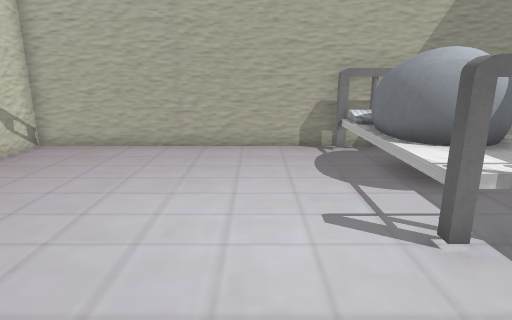
view 1 (above)

12 first-person views from a walk through a Unity game level. The camera is 1.2 m above the floor, tilts 14° down and sees 75° across. The floor is counted in squares, 0.5 m on a side. Each view is taken from the middle of a square. On the plan, view 1 faces up. The plan holds only what a view shows up to about 20 squares ahead; the rest is blank. Some surface patterns are stand-ins.

view 2
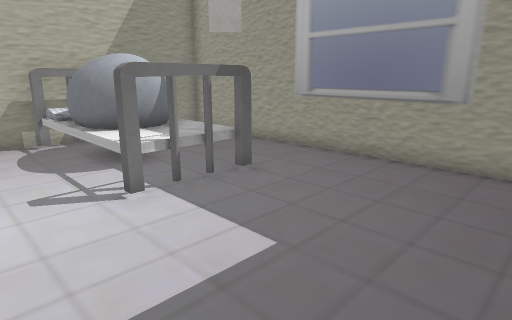

view 3
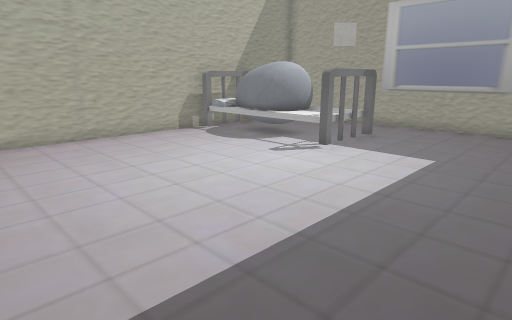

view 4
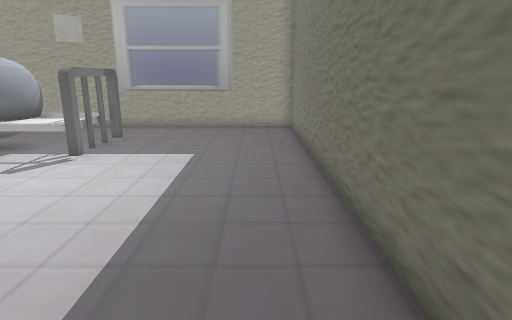

view 5
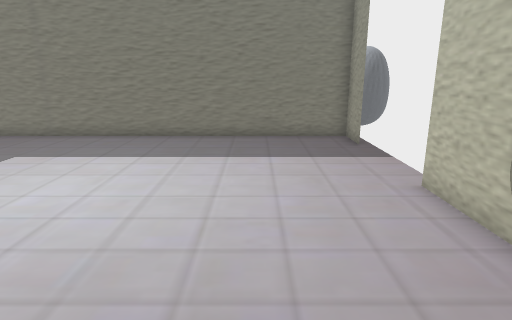

view 6
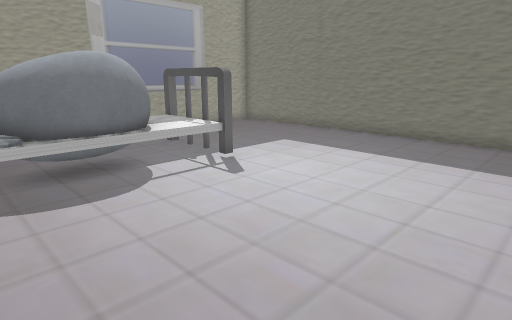

view 7
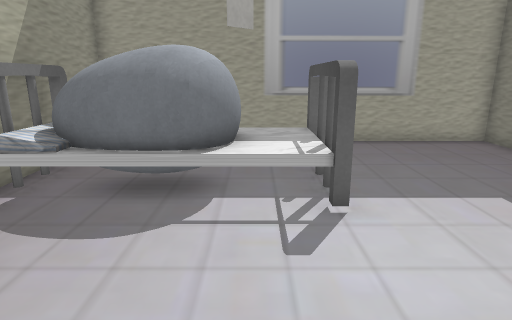

view 8
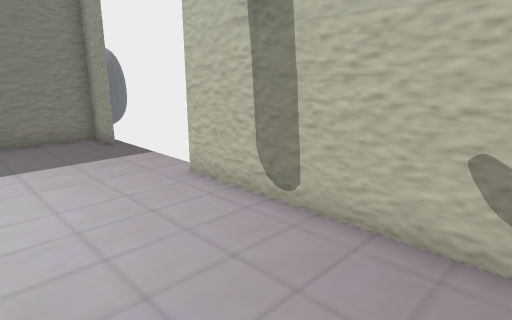

view 9
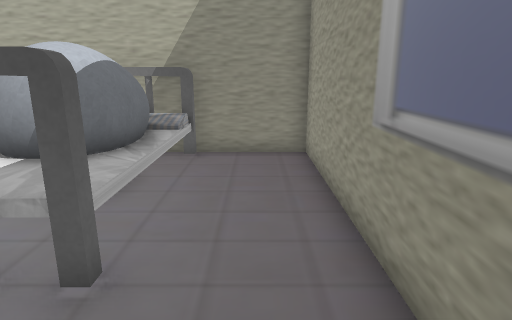

view 10
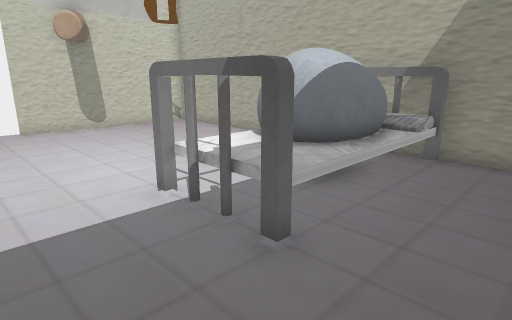

view 11
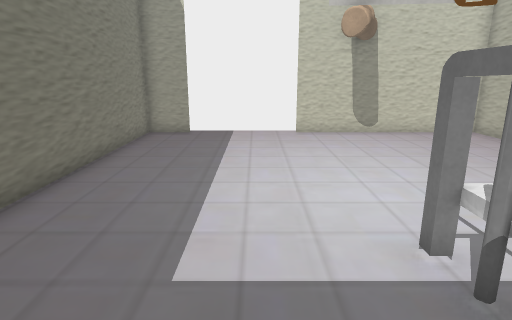

view 12
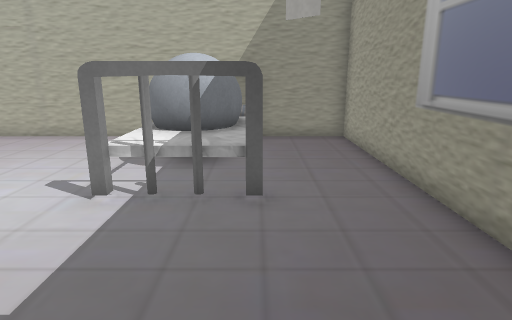

### Floor plan
Ten units are one square. View 1 is at (0, 0); x grows to the right and y downward. Boxes are objects, and circles mark ways between rooms. Rooms are numbered by the first view taken in them; rooms with no view inside come last. Other rooms are left out.
<svg viewBox="-85 -122 186 155">
<path fill="none" stroke="#000" d="M32 -68 30 -77 31 -89M33 -68 31 -71M31 -70 30 -78M30 -71 30 -81M34 -71 32 -77 33 -86M32 -76 32 -82M30 -83 32 -92M32 -83 33 -88M30 -87 33 -95M24 -117 -78 -117 -78 -38M-78 9 -78 28 96 28 96 -117 66 -117M41 -63 35 -65 32 -68M31 -89 34 -96M54 -71 51 -67M53 -77 52 -72M54 -83 54 -76 52 -70M56 -84 56 -75 52 -67 45 -63 39 -64M53 -89 55 -80 54 -74M54 -91 55 -84M53 -94 55 -89 56 -81M66 -117 24 -117"/>
<rect x="25" y="-55" width="40" height="20" fill="#bbb"><title>bed</title></rect>
<rect x="25" y="-115" width="40" height="20" fill="#bbb"><title>bed</title></rect>
<circle cx="50" cy="-100" r="3" fill="#2a7"/>
<text x="10" y="-40">1</text>
<text x="40" y="-100">2</text>
</svg>
Room 1 opens to room 2.

Where each view was taken, in squares from view 1:
view 1: 0 up, 0 right, facing up
view 2: 2 down, 0 right, facing up-right
view 3: 2 down, 7 left, facing up-right
view 4: 1 down, 7 left, facing right
view 5: 11 up, 4 left, facing down
view 6: 11 up, 5 left, facing down-right
view 7: 6 up, 3 left, facing right
view 8: 11 up, 3 left, facing down-left
view 9: 1 up, 8 right, facing up
view 10: 1 up, 9 right, facing up-left
view 11: 2 up, 7 right, facing left
view 12: 2 down, 6 right, facing up
